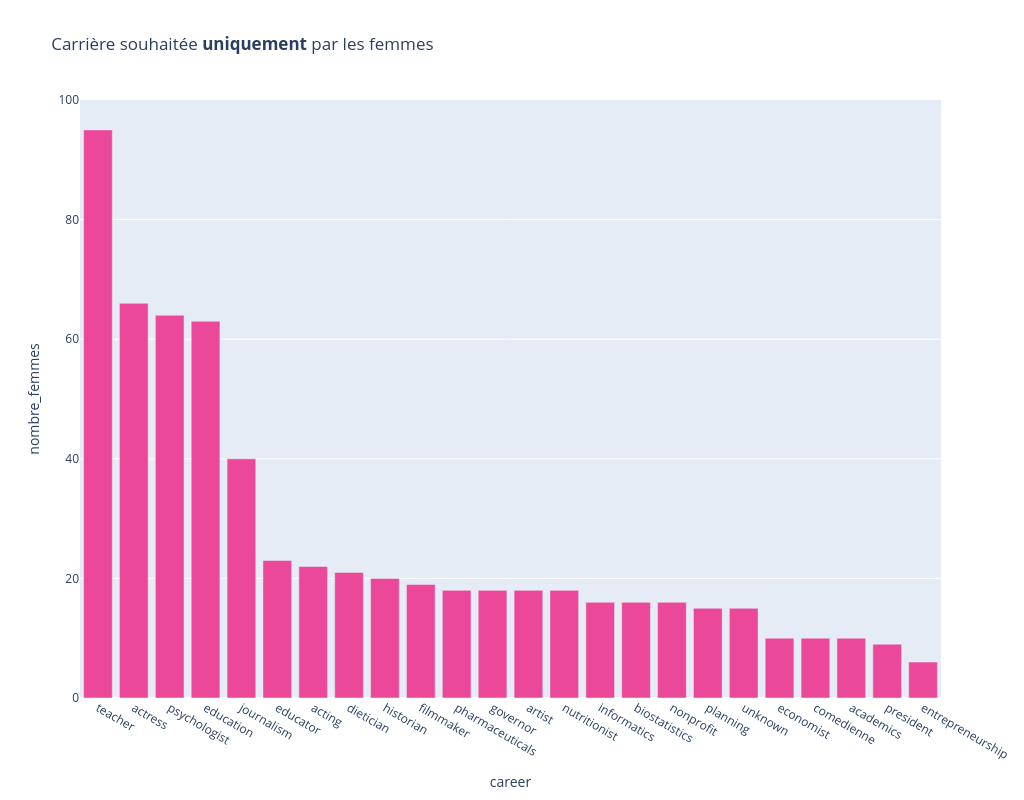

The code cell stored with this chart in its notebook:
### Code cell
fig_women_career_exclusif = px.bar(only_female_careers_df, x = 'career', y ='nombre_femmes', title="Carrière souhaitée <b>uniquement</b> par les femmes", width=WIDTH, height=HEIGHT)
fig_women_career_exclusif.update_traces(marker_color='#ec4899')
fig_women_career_exclusif.show()

### Figure 1 — Plotly figure (JSON) as saved in the notebook; plotly's stock layout.template omitted (floating-point values rounded to 4 significant figures)
{"data": [{"alignmentgroup": "True", "hovertemplate": "career=%{x}<br>nombre_femmes=%{y}<extra></extra>", "legendgroup": "", "marker": {"color": "#ec4899", "pattern": {"shape": ""}}, "name": "", "offsetgroup": "", "orientation": "v", "showlegend": false, "textposition": "auto", "type": "bar", "x": ["teacher", "actress", "psychologist", "education", "journalism", "educator", "acting", "dietician", "historian", "filmmaker", "pharmaceuticals", "governor", "artist", "nutritionist", "informatics", "biostatistics", "nonprofit", "planning", "unknown", "economist", "comedienne", "academics", "president", "entrepreneurship"], "xaxis": "x", "y": [95, 66, 64, 63, 40, 23, 22, 21, 20, 19, 18, 18, 18, 18, 16, 16, 16, 15, 15, 10, 10, 10, 9, 6], "yaxis": "y"}], "layout": {"barmode": "relative", "height": 800, "legend": {"tracegroupgap": 0}, "title": {"text": "Carrière souhaitée <b>uniquement</b> par les femmes"}, "width": 1024, "xaxis": {"anchor": "y", "domain": [0, 1], "title": {"text": "career"}}, "yaxis": {"anchor": "x", "domain": [0, 1], "title": {"text": "nombre_femmes"}}}}
